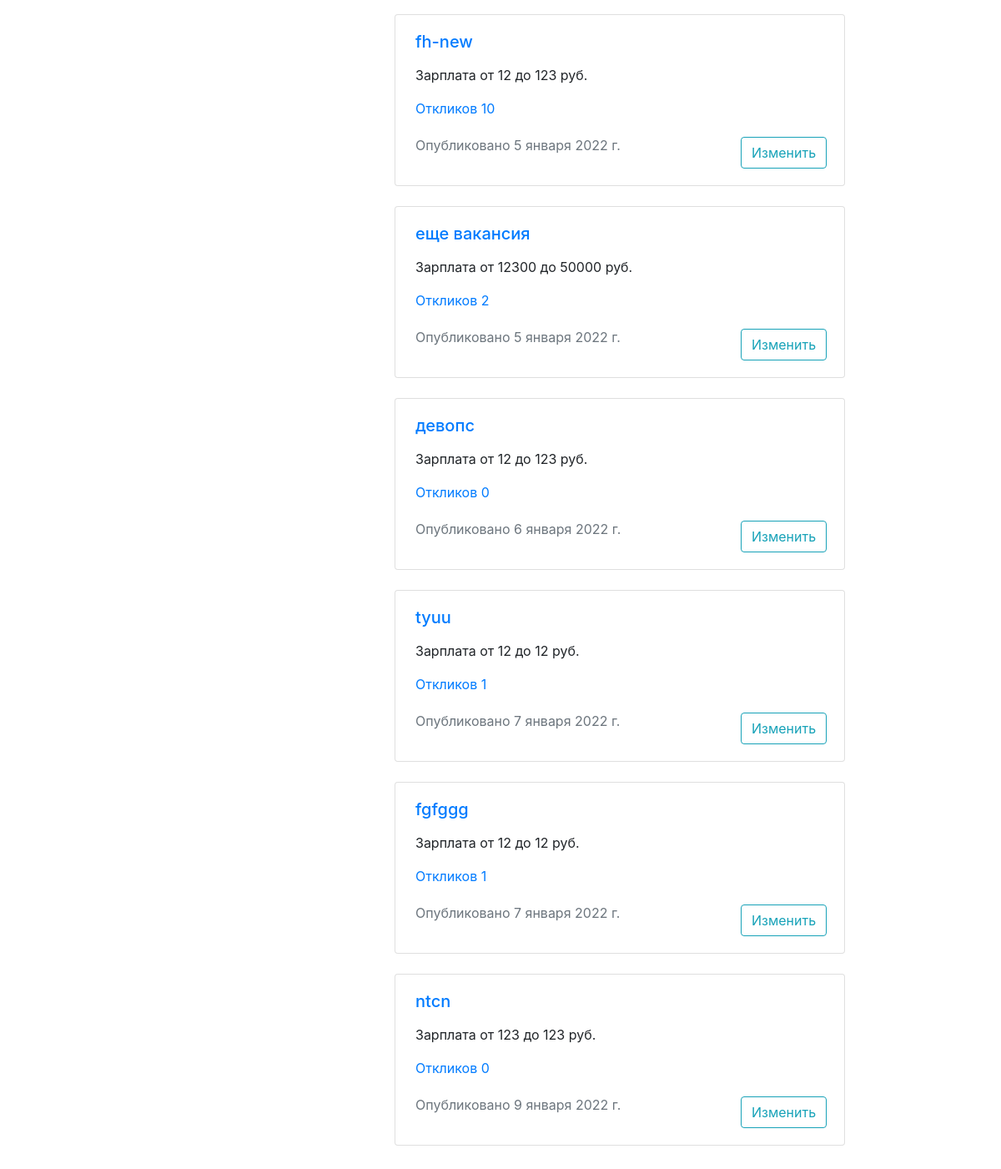
The page /mycompany/vacancies (signed in, lower part) on the database as committed earlier.
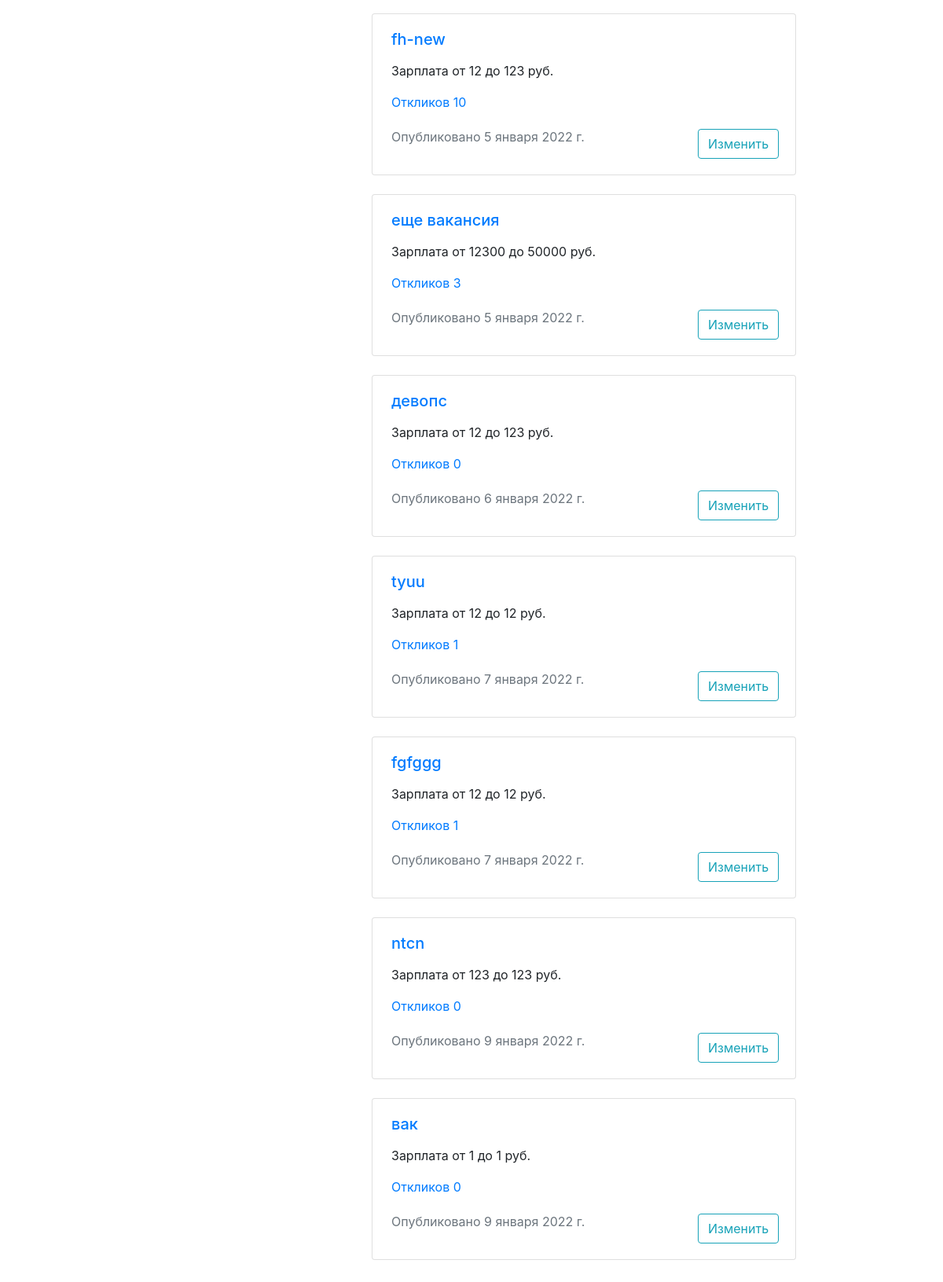
The same page on the database as committed later.
### vacancies/models.py (models this page shows, shortened)
class Vacancy(models.Model):
    title = CharField(max_length=200)
    specialty = ForeignKey('Specialty', on_delete=SET('IT'), related_name="vacancies")
    company = ForeignKey('Company', on_delete=CASCADE, related_name="companies")
    skills = TextField()
    description = TextField()
    salary_min = PositiveIntegerField()
    salary_max = PositiveIntegerField()
    published_at = DateField()

### vacancies/views.py (the view)
# urls.py: path('vacancies', vacancies.my_vacancies, name='my_vacancies'),
@login_required
def my_vacancies(request):
    logo = get_object_or_404(Company, owner=request.user).logo
    try:
        user_vacancy_list = Vacancy.objects.filter(company=request.user.company)
        context = {
            'user_vacancy_list': user_vacancy_list,
            'logo': logo
        }
        return render(request, 'my_vacancies.html', context)
    except Vacancy.DoesNotExist:
        return redirect(mycompany)

### vacancies/templates/my_vacancies.html (shortened to what this page needs)
{% extends 'base.html' %}
{% block container %}
<main>
    <section class="my-2 pt-3">
        <div class="row">
            {% include 'menu_mycompany.html' %}
            <div class="col-6 ml-5">
                {% for vacancy in user_vacancy_list %}
                    <div class="card mb-4">
                        <div class="card-body px-4">
                            <div class="row">
                                <a href="{% url 'vacancy' vacancy.id %}">
                                    <div class="col-md-8 col-lg-9">
                                        <h5 class="pb-2">{{ vacancy.title }}</h5>
                                </a>
                                <p>Зарплата от {{ vacancy.salary_min }} до {{ vacancy.salary_max }} руб.</p>
                                <a href="{% url 'applications' vacancy.id %}">
                                <p>Откликов {{ vacancy.applications.count }} </p></a>
                                <p class="text-muted pt-1">Опубликовано {{ vacancy.published_at }}</p>
                            </div>
                            <div class="col-md-4 col-lg-3 d-flex align-items-end">
                                <a href="{% url 'edit_vacancy' vacancy.id %}" class="btn btn-outline-info">Изменить</a>
                            </div>
                            </div>
                        </div>
                    </div>
                {% endfor %}
    </section>
</main>
{% endblock %}

Rows that differ between the two databases and show on the page:
changed Vacancy "еще вакансия": applications.count "2" → "3"
added Vacancy: title "вак", salary_min "1", salary_max "1", applications.count "0", published_at "9 января 2022 г."
